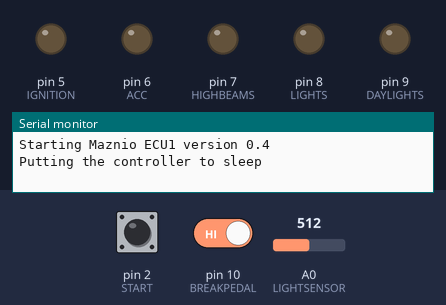
Recording of a sketch running on a simulated Arduino Uno, built with avr-gcc and run on an emulated ATmega328P. Shown: output pins drawn as LEDs (lit = HIGH), the last lines printed to the serial monitor. Inputs (shaded band) come from the test bench; at power-on: pin 2 (START) HIGH, pin 10 (BREAKPEDAL) HIGH, A0 (LIGHTSENSOR) = 512. Sleep ends after the set time or at an interrupt.

Above: at 5.0 s.
5.1 s: pin 2 (START) pulled LOW for 0.15 s
At 5.6 s:
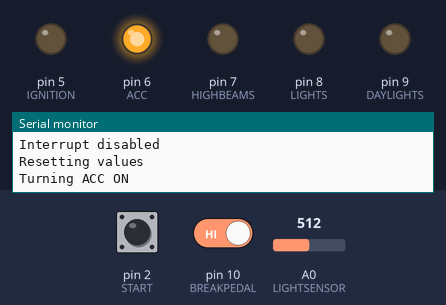
9.2 s: pin 2 (START) driven LOW and pin 10 (BREAKPEDAL) driven LOW
At 11.6 s:
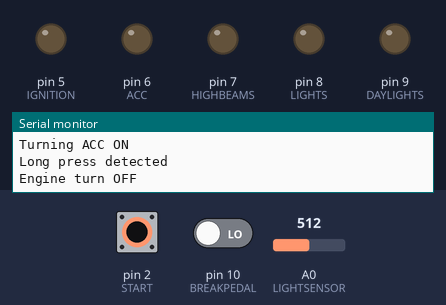
12.2 s: pin 2 (START) pulsed HIGH 2 times (0.12 s each, 0.3 s apart)
At 12.9 s:
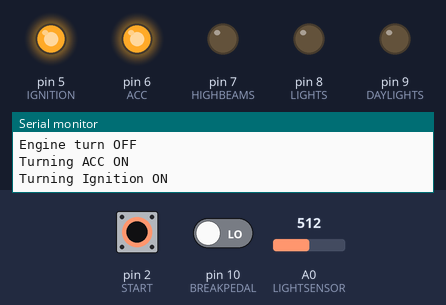
Timing chart, 0 to 22.1 s (numbered marks = the images above; inputs shaded):
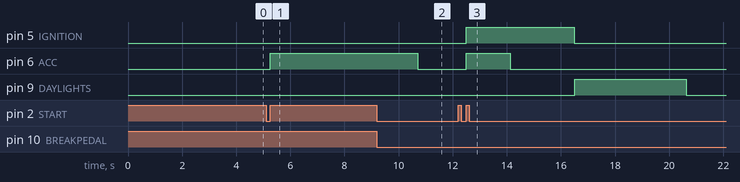

Measured:
- after the input at 5.1 s, pin 6 (ACC): LOW → HIGH after 0.15 s
- after the input at 9.2 s, pin 6 (ACC): HIGH → LOW after 1.5 s
- after the input at 12.2 s, pin 5 (IGNITION): LOW → HIGH after 0.30 s, → LOW 4.0 s later; pin 6 (ACC): LOW → HIGH after 0.30 s, → LOW 1.6 s later; pin 9 (DAYLIGHTS): LOW → HIGH after 4.3 s, → LOW 4.1 s later

The sketch:

Maznio-lights.ino
```cpp
#include <avr/sleep.h>

#define VERSION "0.4"
#define DEBUG
#define INGEAR 11
#define BREAKPEDAL 10
#define DAYLIGHTS 9
#define LIGHTS 8
#define HIGHBEAMS 7
#define ACC 6
#define IGNITION 5
#define START 2
#define INTPIN 2
#define LIGHTSENSOR A0
#define VOLTAGE A1
#define MIN_VOLTAGE 13.0
#define STARTER_TIME 4000
#define LONG_PRESS 1500
#define R1 100000.0 // resistance of R1 (100K) connected to +
#define R2 10000.0  // resistance of R2 (10K) connected to GND on the board and on the voltage source GND
//#define LIGHTS_TURN_OFF_TIME 300000	// 5 minutes
#define LIGHTS_TURN_OFF_TIME 5000
#define DAYLIGHT_VALUE 300

// States
bool daylights = false;
bool lights = false;
bool highbeams = false;
bool acc = false;
bool ignition = false;
bool break_pedal = false;
bool car_started = false;
bool turn_lights_off = false;
bool button_long_active = false;
bool button_active = false;

int  lightsensor = 0;
long button_timer = 0;
long starter_timer = 0;
long stop_lights_timer = 0;

void wakeup() {
	sleep_disable();	// Disable sleep mode
	detachInterrupt(0);	// Detach the interrupt from INTPIN(d2 - INT 0) to prevent a loop of interrupts
#ifdef DEBUG
	Serial.println("Interrupt disabled");
#endif
}

void initController() {
	sleep_enable();
	attachInterrupt(0, wakeup, LOW); 		// attaching an interrupt to INTPIN(d2 - INT 0)
#ifdef DEBUG
	Serial.println("Putting the controller to sleep");
#endif
	set_sleep_mode(SLEEP_MODE_PWR_DOWN);	// Full sleep
	delay(1000);
	sleep_cpu();
#ifdef DEBUG
	Serial.println("Resetting values");
#endif
	// Reset values
	ignition = false;
	acc = false;
	turn_lights_off = false;
	lightsensor = 0;
	button_timer = 0;
	starter_timer = 0;
	stop_lights_timer = 0;
	button_active = false;
	button_long_active = false;
	button_timer = 0;
}

void setup() {
	Serial.begin(38400);
	Serial.println("Starting Maznio ECU1 version " VERSION);
	// Setup inputs
	pinMode(LIGHTSENSOR, INPUT);
	pinMode(INGEAR, INPUT_PULLUP);
	pinMode(BREAKPEDAL, INPUT_PULLUP);
	pinMode(VOLTAGE, INPUT);
	pinMode(INTPIN, INPUT_PULLUP);

	// Setup outputs
	pinMode(DAYLIGHTS, OUTPUT);
	pinMode(LIGHTS, OUTPUT);
	pinMode(HIGHBEAMS, OUTPUT);
	pinMode(ACC, OUTPUT);
	pinMode(IGNITION, OUTPUT);

	initController();
}

bool isCarStarted() {
	int value = 0;
	float result = 0.0;
	value = analogRead(VOLTAGE);

	float voltage = (value * 5.0) / 1023.0; // 5.0V is the voltage of the controller. Here we are converting the analog integer value into the float value of the voltage
	// Because we use a voltage devider, we need to calculate the correct value that we are reading.
	// With R1(100k) and R2(10k) we can measure between 0-55V, so we need to adjust the value to match our reading of 0-5V
	result = voltage / (R2 / (R1 + R2));

	if (result < MIN_VOLTAGE) {
#ifdef DEBUG
		Serial.print("Engine did not start. Voltage: ");
		Serial.println(result);
#endif
		return false;
	} else {
#ifdef DEBUG
		Serial.print("Engine running, voltage: ");
		Serial.println(result);
#endif
		car_started = true;
		return true;
	}
}

bool have_light() {
	lightsensor = analogRead(LIGHTSENSOR);

	if (lightsensor > DAYLIGHT_VALUE){
#ifdef DEBUG
		Serial.print("Daylight detected. Value: ");
		Serial.println(lightsensor);
#endif
		return true;
	} else{
		return false;
	}
}

void lights_on() {
	if (!daylights) {
		digitalWrite(DAYLIGHTS, HIGH);
		daylights = true;
#ifdef DEBUG
		Serial.println("Turrning daylights ON");
#endif
	}
	if (car_started && !lights && !have_light()) {
		digitalWrite(LIGHTS, HIGH);
		lights = true;
#ifdef DEBUG
		Serial.println("Turrning low beams ON");
#endif
	}
}

void check_lights() {
	if (car_started && !have_light() && !lights) {
		digitalWrite(LIGHTS, HIGH);
#ifdef DEBUG
		Serial.println("Turrning low beams ON - checker");
#endif
		lights = true;
	}
}

void lights_off() {
	// Do not try to stop the lights if turn_lights_off is not set by stop_car()
	if (!turn_lights_off)
		return;

	if (millis() - stop_lights_timer > LIGHTS_TURN_OFF_TIME) {
		stop_lights_timer = 0;
		if (lights) {
			digitalWrite(LIGHTS, LOW);
			lights = false;
#ifdef DEBUG
			Serial.println("Turrning lights OFF");
#endif
		}
		if (daylights) {
			digitalWrite(DAYLIGHTS, LOW);
			daylights = false;
#ifdef DEBUG
			Serial.println("Turrning daylights OFF");
#endif
		}
		// Do not put the controller to sleep if the car is still started
		if (!car_started)
			initController();
	}
}

void start_car() {
	// If we try to start the car, during the stop_lights_timer we have to clear the timer
	if (turn_lights_off) {
		stop_lights_timer = 0;
		turn_lights_off = false;
	}
	if (acc) {
#ifdef DEBUG
		Serial.println("ACC already ON");
#endif
	} else {
#ifdef DEBUG
		Serial.println("Turning ACC ON");
#endif
		digitalWrite(ACC, HIGH);
		acc = true;
	}

	// If we are in the ignition phase, don't continue
	if (ignition) {
#ifdef DEBUG
		Serial.println("Ignition motor already ON");
#endif
		return;
	}

	if (car_started) {
#ifdef DEBUG
		Serial.println("Car is already started");
#endif
		return;
	}

	if (digitalRead(BREAKPEDAL) == LOW) {
		if (daylights) {
#ifdef DEBUG
			Serial.println("Turn Daylights OFF");
#endif
			digitalWrite(DAYLIGHTS, LOW);
			daylights = false;
		}

#ifdef DEBUG
    Serial.println("Turning Ignition ON");
#endif
		digitalWrite(IGNITION, HIGH);
		starter_timer = millis();
		ignition = true;
	}
}

void stop_starter() {
	// If the starter motor is not working at the moment, we have nothing to do here
	if (!ignition)
		return;

	// Check if more then STARTER_TIME has passed since the started motor been turned on
	if (millis() - starter_timer > STARTER_TIME) {
		digitalWrite(IGNITION, LOW);
		starter_timer = 0;
		ignition = false;
#ifdef DEBUG
		Serial.println("Turning ignition OFF");
#endif
		if (isCarStarted()) {
			lights_on();
		}
	}
}

void stop_car() {
	if (acc) {
		digitalWrite(ACC, LOW);
		acc = false;
#ifdef DEBUG
		Serial.println("Engine turn OFF");
#endif
	} else {
#ifdef DEBUG
		Serial.println("Engine already OFF");
#endif
	}

	car_started = false;
	turn_lights_off = true;
	delay(1500);
	stop_lights_timer = millis();
}

void check_button() {
	if (digitalRead(START) == LOW) {
		if (button_active == false) {
			button_active = true;
			button_timer = millis();
		}
		if ((millis() - button_timer > LONG_PRESS) && (button_long_active == false)) {
#ifdef DEBUG
			Serial.println("Long press detected");
#endif
			button_long_active = true;
			stop_car();
		}
	} else {
		if (button_active == true) {
			if (button_long_active == true) {
				button_long_active = false;
			} else {
				start_car();
			}
			button_active = false;
		}
	}
}

void loop() {
	check_button();
	stop_starter();
	check_lights();
	lights_off();
}
```
